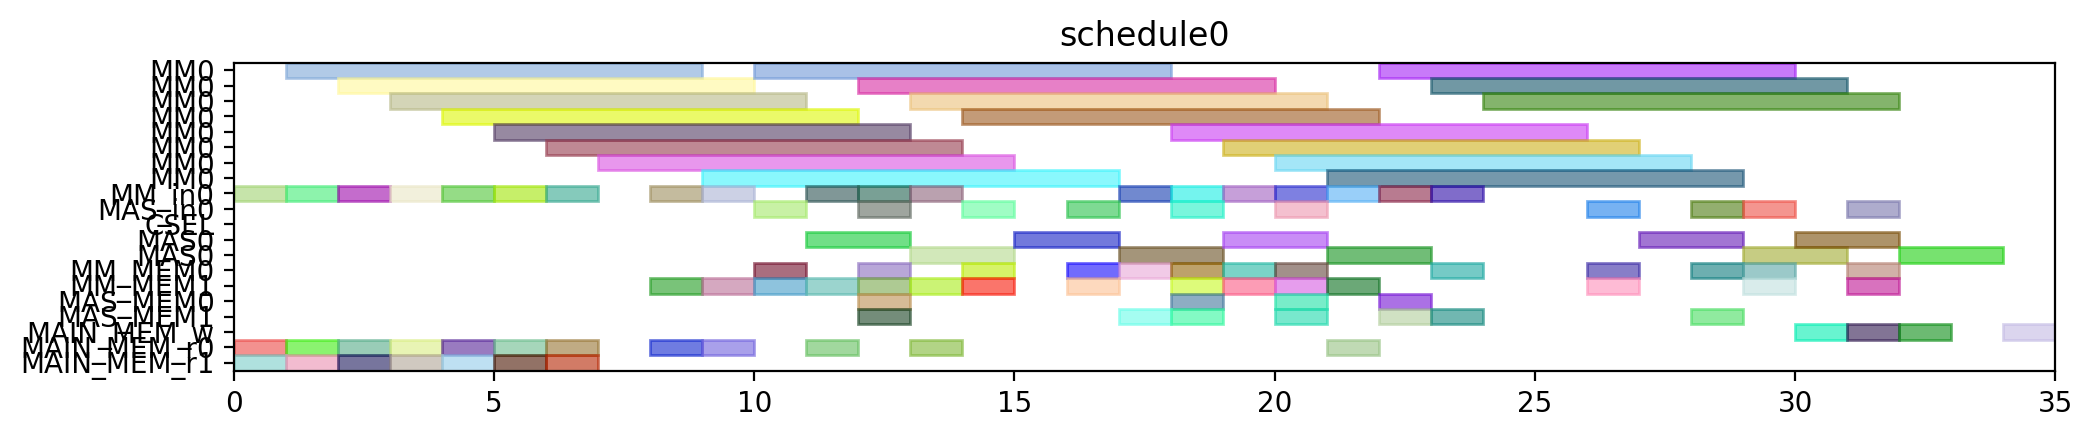

This chart was generated by the following Python code:
from pyschedule import Scenario, solvers, plotters, alt


def solve():
	horizon = 120
	S = Scenario("schedule0", horizon=horizon)

	# resource
	MM = S.Resources('MM', num=1, size=8)
	MM_in = S.Resources('MM_in', num=1)
	MAS_in = S.Resources('MAS_in', num=1)
	CSEL = S.Resource('CSEL')
	MAS = S.Resources('MAS', num=1, size=2, periods=range(1, horizon))
	MM_MEM = S.Resources('MM_MEM', num=2)
	MAS_MEM = S.Resources('MAS_MEM', num=2)
	MAIN_MEM_w = S.Resource('MAIN_MEM_w', size=1)
	MAIN_MEM_r = S.Resources('MAIN_MEM_r', num=2)

	# result of previous scheduling

	# new tasks
	T1 = S.Task('T1', length=8, delay_cost=1)
	T1 += alt(MM)
	T1_in = S.Task('T1_in', length=1, delay_cost=1)
	T1_in += alt(MM_in)
	S += T1_in*MM_in[0]<=T1*MM[0]
	T1_mem0 = S.Task('T1_mem0', length=1, delay_cost=1)
	T1_mem0 += MAIN_MEM_r[0]
	S += T1_mem0 <= T1

	T1_mem1 = S.Task('T1_mem1', length=1, delay_cost=1)
	T1_mem1 += MAIN_MEM_r[1]
	S += T1_mem1 <= T1

	T2 = S.Task('T2', length=8, delay_cost=1)
	T2 += alt(MM)
	T2_in = S.Task('T2_in', length=1, delay_cost=1)
	T2_in += alt(MM_in)
	S += T2_in*MM_in[0]<=T2*MM[0]
	T2_mem0 = S.Task('T2_mem0', length=1, delay_cost=1)
	T2_mem0 += MAIN_MEM_r[0]
	S += T2_mem0 <= T2

	T2_mem1 = S.Task('T2_mem1', length=1, delay_cost=1)
	T2_mem1 += MAIN_MEM_r[1]
	S += T2_mem1 <= T2

	T3 = S.Task('T3', length=8, delay_cost=1)
	T3 += alt(MM)
	T3_in = S.Task('T3_in', length=1, delay_cost=1)
	T3_in += alt(MM_in)
	S += T3_in*MM_in[0]<=T3*MM[0]
	T3_mem0 = S.Task('T3_mem0', length=1, delay_cost=1)
	T3_mem0 += MAIN_MEM_r[0]
	S += T3_mem0 <= T3

	T3_mem1 = S.Task('T3_mem1', length=1, delay_cost=1)
	T3_mem1 += MAIN_MEM_r[1]
	S += T3_mem1 <= T3

	T4 = S.Task('T4', length=8, delay_cost=1)
	T4 += alt(MM)
	T4_in = S.Task('T4_in', length=1, delay_cost=1)
	T4_in += alt(MM_in)
	S += T4_in*MM_in[0]<=T4*MM[0]
	T4_mem0 = S.Task('T4_mem0', length=1, delay_cost=1)
	T4_mem0 += MAIN_MEM_r[0]
	S += T4_mem0 <= T4

	T4_mem1 = S.Task('T4_mem1', length=1, delay_cost=1)
	T4_mem1 += MAIN_MEM_r[1]
	S += T4_mem1 <= T4

	T5 = S.Task('T5', length=8, delay_cost=1)
	T5 += alt(MM)
	T5_in = S.Task('T5_in', length=1, delay_cost=1)
	T5_in += alt(MM_in)
	S += T5_in*MM_in[0]<=T5*MM[0]
	T5_mem0 = S.Task('T5_mem0', length=1, delay_cost=1)
	T5_mem0 += MAIN_MEM_r[0]
	S += T5_mem0 <= T5

	T5_mem1 = S.Task('T5_mem1', length=1, delay_cost=1)
	T5_mem1 += MAIN_MEM_r[1]
	S += T5_mem1 <= T5

	T6 = S.Task('T6', length=8, delay_cost=1)
	T6 += alt(MM)
	T6_in = S.Task('T6_in', length=1, delay_cost=1)
	T6_in += alt(MM_in)
	S += T6_in*MM_in[0]<=T6*MM[0]
	T6_mem0 = S.Task('T6_mem0', length=1, delay_cost=1)
	T6_mem0 += MAIN_MEM_r[0]
	S += T6_mem0 <= T6

	T6_mem1 = S.Task('T6_mem1', length=1, delay_cost=1)
	T6_mem1 += MAIN_MEM_r[1]
	S += T6_mem1 <= T6

	T7 = S.Task('T7', length=8, delay_cost=1)
	T7 += alt(MM)
	T7_in = S.Task('T7_in', length=1, delay_cost=1)
	T7_in += alt(MM_in)
	S += T7_in*MM_in[0]<=T7*MM[0]
	T7_mem0 = S.Task('T7_mem0', length=1, delay_cost=1)
	T7_mem0 += MAIN_MEM_r[0]
	S += T7_mem0 <= T7

	T7_mem1 = S.Task('T7_mem1', length=1, delay_cost=1)
	T7_mem1 += MAIN_MEM_r[1]
	S += T7_mem1 <= T7

	T8 = S.Task('T8', length=8, delay_cost=1)
	T8 += alt(MM)
	T8_in = S.Task('T8_in', length=1, delay_cost=1)
	T8_in += alt(MM_in)
	S += T8_in*MM_in[0]<=T8*MM[0]
	T8_mem0 = S.Task('T8_mem0', length=1, delay_cost=1)
	T8_mem0 += MAIN_MEM_r[0]
	S += T8_mem0 <= T8

	T8_mem1 = S.Task('T8_mem1', length=1, delay_cost=1)
	T8_mem1 += alt(MM_MEM)
	S += (T1*MM[0])-1 < T8_mem1*MM_MEM[1]
	S += T8_mem1 <= T8

	T9 = S.Task('T9', length=8, delay_cost=1)
	T9 += alt(MM)
	T9_in = S.Task('T9_in', length=1, delay_cost=1)
	T9_in += alt(MM_in)
	S += T9_in*MM_in[0]<=T9*MM[0]
	T9_mem0 = S.Task('T9_mem0', length=1, delay_cost=1)
	T9_mem0 += MAIN_MEM_r[0]
	S += T9_mem0 <= T9

	T9_mem1 = S.Task('T9_mem1', length=1, delay_cost=1)
	T9_mem1 += alt(MM_MEM)
	S += (T1*MM[0])-1 < T9_mem1*MM_MEM[1]
	S += T9_mem1 <= T9

	T10 = S.Task('T10', length=8, delay_cost=1)
	T10 += alt(MM)
	T10_in = S.Task('T10_in', length=1, delay_cost=1)
	T10_in += alt(MM_in)
	S += T10_in*MM_in[0]<=T10*MM[0]
	T10_mem0 = S.Task('T10_mem0', length=1, delay_cost=1)
	T10_mem0 += MAIN_MEM_r[0]
	S += T10_mem0 <= T10

	T10_mem1 = S.Task('T10_mem1', length=1, delay_cost=1)
	T10_mem1 += alt(MM_MEM)
	S += (T3*MM[0])-1 < T10_mem1*MM_MEM[1]
	S += T10_mem1 <= T10

	T11 = S.Task('T11', length=8, delay_cost=1)
	T11 += alt(MM)
	T11_in = S.Task('T11_in', length=1, delay_cost=1)
	T11_in += alt(MM_in)
	S += T11_in*MM_in[0]<=T11*MM[0]
	T11_mem0 = S.Task('T11_mem0', length=1, delay_cost=1)
	T11_mem0 += MAIN_MEM_r[0]
	S += T11_mem0 <= T11

	T11_mem1 = S.Task('T11_mem1', length=1, delay_cost=1)
	T11_mem1 += alt(MM_MEM)
	S += (T3*MM[0])-1 < T11_mem1*MM_MEM[1]
	S += T11_mem1 <= T11

	T12 = S.Task('T12', length=2, delay_cost=1)
	T12 += alt(MAS)
	T12_in = S.Task('T12_in', length=1, delay_cost=1)
	T12_in += alt(MAS_in)
	S += T12_in*MAS_in[0]<=T12*MAS[0]

	T12_mem0 = S.Task('T12_mem0', length=1, delay_cost=1)
	T12_mem0 += alt(MM_MEM)
	S += (T4*MM[0])-1 < T12_mem0*MM_MEM[0]
	S += T12_mem0 <= T12

	T12_mem1 = S.Task('T12_mem1', length=1, delay_cost=1)
	T12_mem1 += alt(MM_MEM)
	S += (T2*MM[0])-1 < T12_mem1*MM_MEM[1]
	S += T12_mem1 <= T12

	T13 = S.Task('T13', length=2, delay_cost=1)
	T13 += alt(MAS)
	T13_in = S.Task('T13_in', length=1, delay_cost=1)
	T13_in += alt(MAS_in)
	S += T13_in*MAS_in[0]<=T13*MAS[0]

	T13_mem0 = S.Task('T13_mem0', length=1, delay_cost=1)
	T13_mem0 += alt(MM_MEM)
	S += (T4*MM[0])-1 < T13_mem0*MM_MEM[0]
	S += T13_mem0 <= T13

	T13_mem1 = S.Task('T13_mem1', length=1, delay_cost=1)
	T13_mem1 += alt(MM_MEM)
	S += (T2*MM[0])-1 < T13_mem1*MM_MEM[1]
	S += T13_mem1 <= T13

	T15 = S.Task('T15', length=2, delay_cost=1)
	T15 += alt(MAS)
	T15_in = S.Task('T15_in', length=1, delay_cost=1)
	T15_in += alt(MAS_in)
	S += T15_in*MAS_in[0]<=T15*MAS[0]

	T15_mem0 = S.Task('T15_mem0', length=1, delay_cost=1)
	T15_mem0 += alt(MM_MEM)
	S += (T7*MM[0])-1 < T15_mem0*MM_MEM[0]
	S += T15_mem0 <= T15

	T15_mem1 = S.Task('T15_mem1', length=1, delay_cost=1)
	T15_mem1 += alt(MM_MEM)
	S += (T7*MM[0])-1 < T15_mem1*MM_MEM[1]
	S += T15_mem1 <= T15

	T14 = S.Task('T14', length=8, delay_cost=1)
	T14 += alt(MM)
	T14_in = S.Task('T14_in', length=1, delay_cost=1)
	T14_in += alt(MM_in)
	S += T14_in*MM_in[0]<=T14*MM[0]
	T14_mem0 = S.Task('T14_mem0', length=1, delay_cost=1)
	T14_mem0 += alt(MAS_MEM)
	S += (T13*MAS[0])-1 < T14_mem0*MAS_MEM[0]
	S += T14_mem0 <= T14

	T14_mem1 = S.Task('T14_mem1', length=1, delay_cost=1)
	T14_mem1 += alt(MAS_MEM)
	S += (T13*MAS[0])-1 < T14_mem1*MAS_MEM[1]
	S += T14_mem1 <= T14

	T16 = S.Task('T16', length=8, delay_cost=1)
	T16 += alt(MM)
	T16_in = S.Task('T16_in', length=1, delay_cost=1)
	T16_in += alt(MM_in)
	S += T16_in*MM_in[0]<=T16*MM[0]
	T16_mem0 = S.Task('T16_mem0', length=1, delay_cost=1)
	T16_mem0 += alt(MM_MEM)
	S += (T1*MM[0])-1 < T16_mem0*MM_MEM[0]
	S += T16_mem0 <= T16

	T16_mem1 = S.Task('T16_mem1', length=1, delay_cost=1)
	T16_mem1 += alt(MM_MEM)
	S += (T8*MM[0])-1 < T16_mem1*MM_MEM[1]
	S += T16_mem1 <= T16

	T17 = S.Task('T17', length=8, delay_cost=1)
	T17 += alt(MM)
	T17_in = S.Task('T17_in', length=1, delay_cost=1)
	T17_in += alt(MM_in)
	S += T17_in*MM_in[0]<=T17*MM[0]
	T17_mem0 = S.Task('T17_mem0', length=1, delay_cost=1)
	T17_mem0 += alt(MM_MEM)
	S += (T8*MM[0])-1 < T17_mem0*MM_MEM[0]
	S += T17_mem0 <= T17

	T17_mem1 = S.Task('T17_mem1', length=1, delay_cost=1)
	T17_mem1 += alt(MAS_MEM)
	S += (T15*MAS[0])-1 < T17_mem1*MAS_MEM[1]
	S += T17_mem1 <= T17

	T18 = S.Task('T18', length=2, delay_cost=1)
	T18 += alt(MAS)
	T18_in = S.Task('T18_in', length=1, delay_cost=1)
	T18_in += alt(MAS_in)
	S += T18_in*MAS_in[0]<=T18*MAS[0]

	T18_mem0 = S.Task('T18_mem0', length=1, delay_cost=1)
	T18_mem0 += alt(MM_MEM)
	S += (T5*MM[0])-1 < T18_mem0*MM_MEM[0]
	S += T18_mem0 <= T18

	T18_mem1 = S.Task('T18_mem1', length=1, delay_cost=1)
	T18_mem1 += alt(MM_MEM)
	S += (T9*MM[0])-1 < T18_mem1*MM_MEM[1]
	S += T18_mem1 <= T18

	T19 = S.Task('T19', length=2, delay_cost=1)
	T19 += alt(MAS)
	T19_in = S.Task('T19_in', length=1, delay_cost=1)
	T19_in += alt(MAS_in)
	S += T19_in*MAS_in[0]<=T19*MAS[0]

	T19_mem0 = S.Task('T19_mem0', length=1, delay_cost=1)
	T19_mem0 += alt(MM_MEM)
	S += (T5*MM[0])-1 < T19_mem0*MM_MEM[0]
	S += T19_mem0 <= T19

	T19_mem1 = S.Task('T19_mem1', length=1, delay_cost=1)
	T19_mem1 += alt(MM_MEM)
	S += (T9*MM[0])-1 < T19_mem1*MM_MEM[1]
	S += T19_mem1 <= T19

	T21 = S.Task('T21', length=2, delay_cost=1)
	T21 += alt(MAS)
	T21_in = S.Task('T21_in', length=1, delay_cost=1)
	T21_in += alt(MAS_in)
	S += T21_in*MAS_in[0]<=T21*MAS[0]

	T21_mem0 = S.Task('T21_mem0', length=1, delay_cost=1)
	T21_mem0 += alt(MM_MEM)
	S += (T6*MM[0])-1 < T21_mem0*MM_MEM[0]
	S += T21_mem0 <= T21

	T21_mem1 = S.Task('T21_mem1', length=1, delay_cost=1)
	T21_mem1 += alt(MM_MEM)
	S += (T10*MM[0])-1 < T21_mem1*MM_MEM[1]
	S += T21_mem1 <= T21

	T24 = S.Task('T24', length=8, delay_cost=1)
	T24 += alt(MM)
	T24_in = S.Task('T24_in', length=1, delay_cost=1)
	T24_in += alt(MM_in)
	S += T24_in*MM_in[0]<=T24*MM[0]
	T24_mem0 = S.Task('T24_mem0', length=1, delay_cost=1)
	T24_mem0 += alt(MM_MEM)
	S += (T11*MM[0])-1 < T24_mem0*MM_MEM[0]
	S += T24_mem0 <= T24

	T24_mem1 = S.Task('T24_mem1', length=1, delay_cost=1)
	T24_mem1 += alt(MAS_MEM)
	S += (T12*MAS[0])-1 < T24_mem1*MAS_MEM[1]
	S += T24_mem1 <= T24

	T20 = S.Task('T20', length=8, delay_cost=1)
	T20 += alt(MM)
	T20_in = S.Task('T20_in', length=1, delay_cost=1)
	T20_in += alt(MM_in)
	S += T20_in*MM_in[0]<=T20*MM[0]
	T20_mem0 = S.Task('T20_mem0', length=1, delay_cost=1)
	T20_mem0 += alt(MAS_MEM)
	S += (T15*MAS[0])-1 < T20_mem0*MAS_MEM[0]
	S += T20_mem0 <= T20

	T20_mem1 = S.Task('T20_mem1', length=1, delay_cost=1)
	T20_mem1 += alt(MAS_MEM)
	S += (T18*MAS[0])-1 < T20_mem1*MAS_MEM[1]
	S += T20_mem1 <= T20

	T22 = S.Task('T22', length=8, delay_cost=1)
	T22 += alt(MM)
	T22_in = S.Task('T22_in', length=1, delay_cost=1)
	T22_in += alt(MM_in)
	S += T22_in*MM_in[0]<=T22*MM[0]
	T22_mem0 = S.Task('T22_mem0', length=1, delay_cost=1)
	T22_mem0 += alt(MAS_MEM)
	S += (T21*MAS[0])-1 < T22_mem0*MAS_MEM[0]
	S += T22_mem0 <= T22

	T22_mem1 = S.Task('T22_mem1', length=1, delay_cost=1)
	T22_mem1 += alt(MAS_MEM)
	S += (T21*MAS[0])-1 < T22_mem1*MAS_MEM[1]
	S += T22_mem1 <= T22

	T23 = S.Task('T23', length=8, delay_cost=1)
	T23 += alt(MM)
	T23_in = S.Task('T23_in', length=1, delay_cost=1)
	T23_in += alt(MM_in)
	S += T23_in*MM_in[0]<=T23*MM[0]
	T23_mem0 = S.Task('T23_mem0', length=1, delay_cost=1)
	T23_mem0 += alt(MAS_MEM)
	S += (T19*MAS[0])-1 < T23_mem0*MAS_MEM[0]
	S += T23_mem0 <= T23

	T23_mem1 = S.Task('T23_mem1', length=1, delay_cost=1)
	T23_mem1 += alt(MAS_MEM)
	S += (T19*MAS[0])-1 < T23_mem1*MAS_MEM[1]
	S += T23_mem1 <= T23

	Z2_new = S.Task('Z2_new', length=8, delay_cost=1)
	Z2_new += alt(MM)
	Z2_new_in = S.Task('Z2_new_in', length=1, delay_cost=1)
	Z2_new_in += alt(MM_in)
	S += Z2_new_in*MM_in[0]<=Z2_new*MM[0]
	S += 0<Z2_new

	Z2_new_w = S.Task('Z2_new_w', length=1, delay_cost=1)
	Z2_new_w += alt(MAIN_MEM_w)
	S += Z2_new <= Z2_new_w

	Z2_new_mem0 = S.Task('Z2_new_mem0', length=1, delay_cost=1)
	Z2_new_mem0 += MAIN_MEM_r[0]
	S += Z2_new_mem0 <= Z2_new

	Z2_new_mem1 = S.Task('Z2_new_mem1', length=1, delay_cost=1)
	Z2_new_mem1 += alt(MM_MEM)
	S += (T14*MM[0])-1 < Z2_new_mem1*MM_MEM[1]
	S += Z2_new_mem1 <= Z2_new

	T25 = S.Task('T25', length=2, delay_cost=1)
	T25 += alt(MAS)
	T25_in = S.Task('T25_in', length=1, delay_cost=1)
	T25_in += alt(MAS_in)
	S += T25_in*MAS_in[0]<=T25*MAS[0]

	T25_mem0 = S.Task('T25_mem0', length=1, delay_cost=1)
	T25_mem0 += alt(MM_MEM)
	S += (T20*MM[0])-1 < T25_mem0*MM_MEM[0]
	S += T25_mem0 <= T25

	T25_mem1 = S.Task('T25_mem1', length=1, delay_cost=1)
	T25_mem1 += alt(MM_MEM)
	S += (T20*MM[0])-1 < T25_mem1*MM_MEM[1]
	S += T25_mem1 <= T25

	X2_new = S.Task('X2_new', length=2, delay_cost=1)
	X2_new += alt(MAS)
	X2_new_in = S.Task('X2_new_in', length=1, delay_cost=1)
	X2_new_in += alt(MAS_in)
	S += X2_new_in*MAS_in[0]<=X2_new*MAS[0]

	S += 0<X2_new

	X2_new_w = S.Task('X2_new_w', length=1, delay_cost=1)
	X2_new_w += alt(MAIN_MEM_w)
	S += X2_new <= X2_new_w

	X2_new_mem0 = S.Task('X2_new_mem0', length=1, delay_cost=1)
	X2_new_mem0 += alt(MM_MEM)
	S += (T22*MM[0])-1 < X2_new_mem0*MM_MEM[0]
	S += X2_new_mem0 <= X2_new

	X2_new_mem1 = S.Task('X2_new_mem1', length=1, delay_cost=1)
	X2_new_mem1 += alt(MM_MEM)
	S += (T24*MM[0])-1 < X2_new_mem1*MM_MEM[1]
	S += X2_new_mem1 <= X2_new

	X1_new = S.Task('X1_new', length=2, delay_cost=1)
	X1_new += alt(MAS)
	X1_new_in = S.Task('X1_new_in', length=1, delay_cost=1)
	X1_new_in += alt(MAS_in)
	S += X1_new_in*MAS_in[0]<=X1_new*MAS[0]

	S += 0<X1_new

	X1_new_w = S.Task('X1_new_w', length=1, delay_cost=1)
	X1_new_w += alt(MAIN_MEM_w)
	S += X1_new <= X1_new_w

	X1_new_mem0 = S.Task('X1_new_mem0', length=1, delay_cost=1)
	X1_new_mem0 += alt(MM_MEM)
	S += (T23*MM[0])-1 < X1_new_mem0*MM_MEM[0]
	S += X1_new_mem0 <= X1_new

	X1_new_mem1 = S.Task('X1_new_mem1', length=1, delay_cost=1)
	X1_new_mem1 += alt(MM_MEM)
	S += (T17*MM[0])-1 < X1_new_mem1*MM_MEM[1]
	S += X1_new_mem1 <= X1_new

	Z1_new = S.Task('Z1_new', length=2, delay_cost=1)
	Z1_new += alt(MAS)
	Z1_new_in = S.Task('Z1_new_in', length=1, delay_cost=1)
	Z1_new_in += alt(MAS_in)
	S += Z1_new_in*MAS_in[0]<=Z1_new*MAS[0]

	S += 0<Z1_new

	Z1_new_w = S.Task('Z1_new_w', length=1, delay_cost=1)
	Z1_new_w += alt(MAIN_MEM_w)
	S += Z1_new <= Z1_new_w

	Z1_new_mem0 = S.Task('Z1_new_mem0', length=1, delay_cost=1)
	Z1_new_mem0 += alt(MM_MEM)
	S += (T16*MM[0])-1 < Z1_new_mem0*MM_MEM[0]
	S += Z1_new_mem0 <= Z1_new

	Z1_new_mem1 = S.Task('Z1_new_mem1', length=1, delay_cost=1)
	Z1_new_mem1 += alt(MAS_MEM)
	S += (T25*MAS[0])-1 < Z1_new_mem1*MAS_MEM[1]
	S += Z1_new_mem1 <= Z1_new

	solvers.mip.solve(S,msg=1,kind='CPLEX',ratio_gap=1.01)

	solution = [['hoge']*len(S.solution()[1]) for i in range(len(S.solution()))]
	for i in range(len(S.solution())):
		for j in range(len(S.solution()[i])):
			solution[i][j]=str(S.solution()[i][j])
	print(solution)

	cycles = int(solution[-1][3])

	pic_file_name = "/mnt/rose/usr1/fukuda/ABE/multiRAM_multiMAS_16mux/scheduling_result/stage8MM1_stage2MAS1/EP_LADDERMUL/schedule0.png"
	if(S.solution() != []):
		plotters.matplotlib.plot(S,img_filename=pic_file_name, show_task_labels=False, fig_size=(cycles*0.25+3, 2))

	return solution
